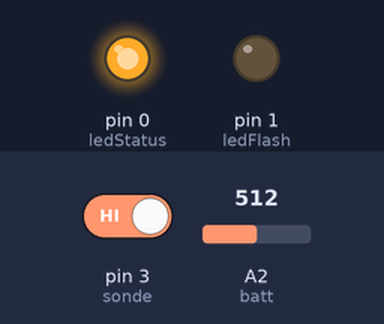
The sketch below on a simulated Arduino Uno, built with avr-gcc and run on an emulated ATmega328P. On the bench: output pins drawn as LEDs (lit = HIGH). Dashed ring = blinking. The test bench sets the inputs (shaded band); at power-on: pin 3 (sonde) HIGH, A2 (batt) = 512.

Above: at 4.2 s.
4.3 s: pin 3 (sonde) driven LOW
At 5.15 s:
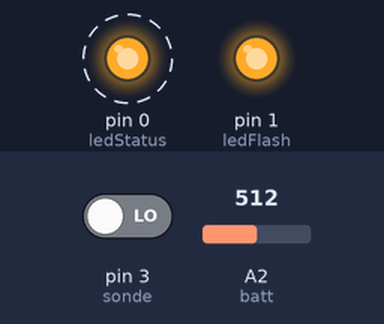
7.8 s: pin 3 (sonde) driven HIGH
At 10.6 s:
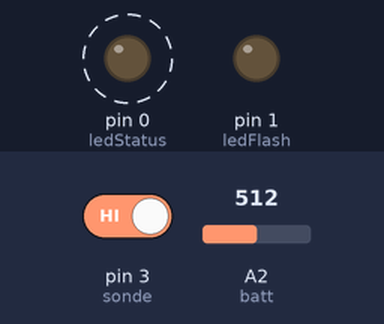
13.7 s: A2 (batt) set to 1009
17.2 s: A2 (batt) set to 1023
At 17.7 s:
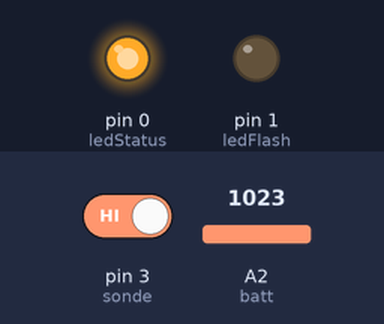
18.7 s: A2 (batt) set to 900
At 20.5 s:
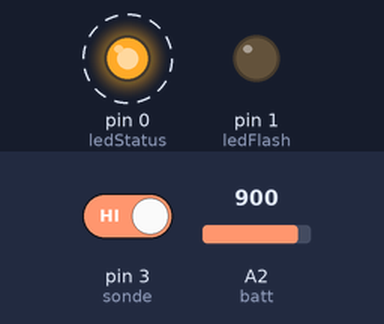
Timing chart, 0 to 25.6 s (numbered marks = the images above; inputs shaded):
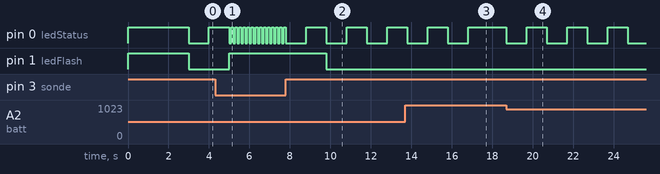

The sketch:

BAES.ino
```cpp
// (licence header left out)
int ledStatus = 0; //Status LED
int ledFlash = 1; //Flashlight LED
int sonde = 3; //DC input probe
int batt = A2; //Battery voltage probe
float battVal = 0; //Voltage

void setup()
  {
      pinMode(ledStatus, OUTPUT);
      pinMode(ledFlash, OUTPUT);
      pinMode(sonde, INPUT);
      pinMode(batt, INPUT);
      digitalWrite(ledFlash, HIGH); //Test all LED 3sec
      digitalWrite(ledStatus, HIGH);
      delay(3000);
  }

void loop()
  {
    battVal = ((analogRead(batt) * 3.7) / 1023);

    if(digitalRead(sonde) == LOW) //DC down detector
    {
      digitalWrite(ledFlash, HIGH);
      digitalWrite(ledStatus, LOW);
      delay(100);
      digitalWrite(ledStatus, HIGH);
      delay(100);
    }
    else
    {
      digitalWrite(ledFlash, LOW);
    }
    if(battVal < 3.7 and digitalRead(sonde) == HIGH) //When battery is charging, slow blink status LED
        {
          digitalWrite(ledStatus, LOW);
          delay(1000);
          digitalWrite(ledStatus, HIGH);
          delay(1000);
        }

     else
        {
          digitalWrite(ledStatus, HIGH);
        }
  }
```

Measured:
- the behaviour switches between 1022 and 1023 on A2 (batt) (found by bisection; images 2 and 3)
- after the input at 4.3 s, pin 1 (ledFlash): LOW → HIGH after 0.70 s
- after the input at 7.8 s, pin 0 (ledStatus): alternates HIGH for 1.0 s and LOW for 1.0 s, starting after 1.0 s; pin 1 (ledFlash): HIGH → LOW after 2.0 s
- after the input at 17.2 s, pin 0 (ledStatus): stays HIGH (without the input it goes to LOW after 0.60 s)
- after the input at 18.7 s, pin 0 (ledStatus): alternates HIGH for 1.0 s and LOW for 1.0 s, starting at once
- by itself, pin 0 (ledStatus): alternates HIGH for 0.10 s and LOW for 0.10 s
